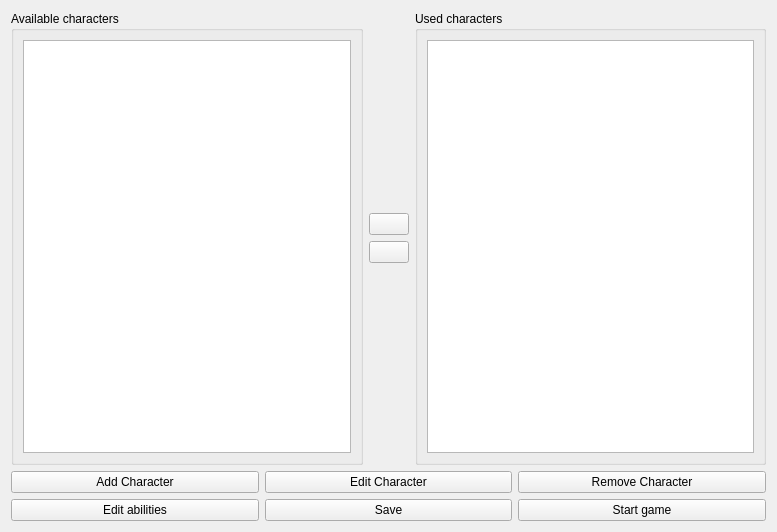
<?xml version="1.0" encoding="UTF-8"?>
<ui version="4.0">
 <class>SelectCharacter</class>
 <widget class="QWidget" name="SelectCharacter">
  <property name="geometry">
   <rect>
    <x>0</x>
    <y>0</y>
    <width>777</width>
    <height>532</height>
   </rect>
  </property>
  <property name="windowTitle">
   <string>Form</string>
  </property>
  <layout class="QVBoxLayout" name="verticalLayout">
   <item>
    <layout class="QHBoxLayout" name="horizontalLayout">
     <item>
      <widget class="QGroupBox" name="availableCharactersGroupBox">
       <property name="title">
        <string>Available characters</string>
       </property>
       <layout class="QVBoxLayout" name="verticalLayout_3">
        <item>
         <widget class="QListView" name="availableCharactersListView"/>
        </item>
       </layout>
      </widget>
     </item>
     <item>
      <layout class="QVBoxLayout" name="centralVLayout">
       <item>
        <spacer name="verticalSpacer">
         <property name="orientation">
          <enum>Qt::Vertical</enum>
         </property>
         <property name="sizeHint" stdset="0">
          <size>
           <width>20</width>
           <height>40</height>
          </size>
         </property>
        </spacer>
       </item>
       <item>
        <widget class="QPushButton" name="rightArrow">
         <property name="text">
          <string/>
         </property>
        </widget>
       </item>
       <item>
        <widget class="QPushButton" name="leftArrow">
         <property name="text">
          <string/>
         </property>
        </widget>
       </item>
       <item>
        <spacer name="verticalSpacer_2">
         <property name="orientation">
          <enum>Qt::Vertical</enum>
         </property>
         <property name="sizeHint" stdset="0">
          <size>
           <width>20</width>
           <height>40</height>
          </size>
         </property>
        </spacer>
       </item>
      </layout>
     </item>
     <item>
      <widget class="QGroupBox" name="usedCharactersGroupBox">
       <property name="title">
        <string>Used characters</string>
       </property>
       <layout class="QVBoxLayout" name="verticalLayout_4">
        <item>
         <widget class="QListView" name="usedCharactersListView"/>
        </item>
       </layout>
      </widget>
     </item>
    </layout>
   </item>
   <item>
    <layout class="QGridLayout" name="gridLayout">
     <item row="0" column="0">
      <widget class="QPushButton" name="addCharacterButton">
       <property name="text">
        <string>Add Character</string>
       </property>
      </widget>
     </item>
     <item row="0" column="1">
      <widget class="QPushButton" name="editCharacterButton">
       <property name="text">
        <string>Edit Character</string>
       </property>
      </widget>
     </item>
     <item row="0" column="2">
      <widget class="QPushButton" name="removeCharacterButton">
       <property name="text">
        <string>Remove Character</string>
       </property>
      </widget>
     </item>
     <item row="1" column="0">
      <widget class="QPushButton" name="editAbilitiesButton">
       <property name="text">
        <string>Edit abilities</string>
       </property>
      </widget>
     </item>
     <item row="1" column="1">
      <widget class="QPushButton" name="saveButton">
       <property name="text">
        <string>Save</string>
       </property>
      </widget>
     </item>
     <item row="1" column="2">
      <widget class="QPushButton" name="startButton">
       <property name="text">
        <string>Start game</string>
       </property>
      </widget>
     </item>
    </layout>
   </item>
  </layout>
 </widget>
 <resources/>
 <connections/>
</ui>
